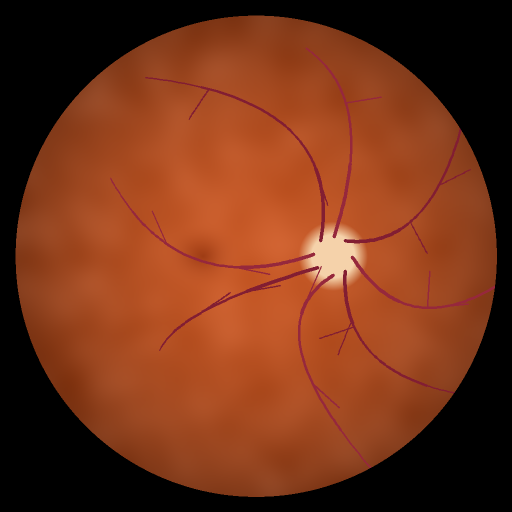
#> input picture optomap_3d_wrap/data/sample_synthetic_optomap.png, 1024 x 1024 px (shown at 1/2 size)
$ python run.py --input ../data/sample_synthetic_optomap.png
#> lines starting #> are read from the running program, lines starting #| are printed output that depends on the picture; after the words box and inside, x2 and y2 are one past the last pixel; in counts of white or black regions, pixels touching at a corner belong together
### optomap_3d_wrap/optomap3d/sphere_projection.py
"""Core math: reproject a 2D optomap (wide-field fundus) image onto a 3D eye globe.

An Optos-style optomap is (to a good approximation) an *azimuthal equidistant*
projection centered on the posterior pole: the distance of a pixel from the
image center is linearly proportional to the angle theta (measured from the
posterior pole / optical axis) that scan ray subtends at the eye, up to a
total field of view of ~200 degrees (i.e. theta_max = 100 degrees).

    r_pixels / R_pixels = theta / theta_max

That lets us invert the projection: for any direction (theta, phi) on the
eye globe we know exactly which source pixel to sample. We use that inverse
mapping to resample the flat image into an *equirectangular* image
(u = phi / 2pi, v = theta / pi), which is the texture layout a standard
lat/long UV sphere expects (and what Blender's "Sphere Projection" unwrap
produces), so the result can be applied straight onto a 3D globe.
"""
from __future__ import annotations

import numpy as np
import cv2


def find_fundus_circle(image: np.ndarray, thresh: int = 10) -> tuple[float, float, float]:
    """Auto-detect the circular imaged region (center + radius, in pixels).

    Optos exports are usually a circular fundus capture on a black
    background, sometimes with UI chrome around it. We threshold on
    brightness and take the largest connected blob's minimum enclosing
    circle. Falls back to "whole image inscribed circle" if nothing is
    found.
    """
    gray = cv2.cvtColor(image, cv2.COLOR_BGR2GRAY) if image.ndim == 3 else image
    _, mask = cv2.threshold(gray, thresh, 255, cv2.THRESH_BINARY)
    contours, _ = cv2.findContours(mask, cv2.RETR_EXTERNAL, cv2.CHAIN_APPROX_SIMPLE)
    if contours:
        largest = max(contours, key=cv2.contourArea)
        (cx, cy), r = cv2.minEnclosingCircle(largest)
        if r > 10:
            return float(cx), float(cy), float(r)
    h, w = gray.shape[:2]
    return w / 2.0, h / 2.0, min(w, h) / 2.0


def optomap_to_equirectangular(
    image: np.ndarray,
    fov_deg: float = 200.0,
    center: tuple[float, float] | None = None,
    radius: float | None = None,
    out_width: int = 2048,
    out_height: int = 1024,
) -> np.ndarray:
    """Inverse azimuthal-equidistant -> equirectangular resample.

    Parameters
    ----------
    image: source optomap image (H, W, 3), BGR (as read by cv2.imread)
    fov_deg: total angular field of view captured by the optomap (Optos
        widefield/optomap devices are commonly quoted at ~200 degrees)
    center, radius: pixel center and pixel radius of the imaged circle in
        `image`. Auto-detected via `find_fundus_circle` if not given.
    out_width, out_height: size of the output equirectangular canvas. Height
        maps theta in [0, pi] (only the top fov_deg/2/180 fraction will be
        filled, the rest is the unseen far side of the globe -> left black).
        Width maps phi in [0, 2*pi).

    Returns
    -------
    Equirectangular image, shape (out_height, out_width, 3), same dtype as
    input, with unfilled (unseen) pixels left at 0.
    """
    if center is None or radius is None:
        cx, cy, r = find_fundus_circle(image)
        center = center or (cx, cy)
        radius = radius or r

    cx, cy = center
    theta_max = np.radians(fov_deg / 2.0)

    v_idx, u_idx = np.meshgrid(
        np.arange(out_height, dtype=np.float32),
        np.arange(out_width, dtype=np.float32),
        indexing="ij",
    )
    theta = (v_idx / out_height) * np.pi
    phi = (u_idx / out_width) * 2.0 * np.pi

    valid = theta <= theta_max
    r_src = (theta / theta_max) * radius
    map_x = (cx + r_src * np.cos(phi)).astype(np.float32)
    map_y = (cy + r_src * np.sin(phi)).astype(np.float32)
    map_x[~valid] = -1.0
    map_y[~valid] = -1.0

    equirect = cv2.remap(
        image,
        map_x,
        map_y,
        interpolation=cv2.INTER_LINEAR,
        borderMode=cv2.BORDER_CONSTANT,
        borderValue=(0, 0, 0),
    )
    return equirect


def spherical_to_cartesian(theta: np.ndarray, phi: np.ndarray, radius: float = 1.0):
    """theta = angle from posterior pole (0..pi), phi = azimuth (0..2pi)."""
    x = radius * np.sin(theta) * np.cos(phi)
    y = radius * np.sin(theta) * np.sin(phi)
    z = -radius * np.cos(theta)
    return x, y, z

### optomap_3d_wrap/optomap3d/mesh.py
"""Build a lat/long UV sphere and export it (with the equirectangular optomap
texture already applied) as an OBJ+MTL that Blender / MeshLab / any viewer
can open directly -- no manual "Sphere Projection" unwrap step needed,
since the UVs are written out already matching the texture.
"""
from __future__ import annotations

import os
import numpy as np


def build_uv_sphere(radius: float = 12.0, lat_segments: int = 96, lon_segments: int = 192):
    """Returns (vertices, uvs, faces). v = theta/pi (0 = posterior pole),
    u = phi/2pi, matching optomap_to_equirectangular's layout.
    """
    thetas = np.linspace(0.0, np.pi, lat_segments + 1)
    phis = np.linspace(0.0, 2.0 * np.pi, lon_segments + 1)

    vertices = []
    uvs = []
    for i, theta in enumerate(thetas):
        for j, phi in enumerate(phis):
            x = radius * np.sin(theta) * np.cos(phi)
            y = radius * np.sin(theta) * np.sin(phi)
            z = -radius * np.cos(theta)
            vertices.append((x, y, z))
            uvs.append((j / lon_segments, 1.0 - i / lat_segments))

    faces = []
    row_stride = lon_segments + 1
    for i in range(lat_segments):
        for j in range(lon_segments):
            v00 = i * row_stride + j
            v01 = i * row_stride + (j + 1)
            v10 = (i + 1) * row_stride + j
            v11 = (i + 1) * row_stride + (j + 1)
            faces.append((v00, v10, v11))
            faces.append((v00, v11, v01))

    return np.array(vertices), np.array(uvs), faces


def export_obj(out_path: str, vertices, uvs, faces, texture_filename: str):
    base = os.path.splitext(out_path)[0]
    mtl_path = base + ".mtl"
    mtl_name = os.path.basename(mtl_path)
    material_name = "optomap_material"

    with open(mtl_path, "w") as f:
        f.write(f"newmtl {material_name}\n")
        f.write("Ka 1.000 1.000 1.000\n")
        f.write("Kd 1.000 1.000 1.000\n")
        f.write("Ks 0.000 0.000 0.000\n")
        f.write("d 1.0\n")
        f.write("illum 1\n")
        f.write(f"map_Kd {texture_filename}\n")

    with open(out_path, "w") as f:
        f.write(f"mtllib {mtl_name}\n")
        f.write("o eye_globe_retina\n")
        for x, y, z in vertices:
            f.write(f"v {x:.6f} {y:.6f} {z:.6f}\n")
        for u, v in uvs:
            f.write(f"vt {u:.6f} {v:.6f}\n")
        f.write(f"usemtl {material_name}\n")
        for a, b, c in faces:
            # OBJ indices are 1-based; texture index == vertex index here.
            f.write(f"f {a+1}/{a+1} {b+1}/{b+1} {c+1}/{c+1}\n")

### optomap_3d_wrap/optomap3d/preview_render.py
"""Quick-look 3D preview of the wrapped globe using matplotlib -- no Blender
or GPU renderer required. Good for sanity-checking the projection before
opening the OBJ in Blender for the full interactive 3D Wrap-style view.
"""
from __future__ import annotations

import os
import numpy as np
import cv2
import matplotlib

matplotlib.use("Agg")
import matplotlib.pyplot as plt  # noqa: E402

from .sphere_projection import spherical_to_cartesian


# Rendered as an open "bowl" (only the captured theta range), not a closed
# sphere: matplotlib's 3D surface has no real z-buffer, and a fully closed
# sphere self-occludes incorrectly with its painter's-algorithm depth sort.
# An open bowl has no back side to fight with, so it renders correctly from
# any angle.
VIEWS = {
    "fundus_en_face": (-89, -90),
    "oblique_wrap": (-35, -60),
    "profile": (-10, 0),
}


def render_preview(
    equirect_bgr: np.ndarray,
    out_dir: str,
    fov_deg: float = 200.0,
    radius: float = 12.0,
    lat_segments: int = 90,
    lon_segments: int = 180,
):
    os.makedirs(out_dir, exist_ok=True)

    theta_max = np.radians(fov_deg / 2.0)
    theta = np.linspace(0.0, theta_max, lat_segments + 1)
    phi = np.linspace(0.0, 2.0 * np.pi, lon_segments + 1)
    Theta, Phi = np.meshgrid(theta, phi, indexing="ij")
    X, Y, Z = spherical_to_cartesian(Theta, Phi, radius)

    rgb = cv2.cvtColor(equirect_bgr, cv2.COLOR_BGR2RGB).astype(np.float32) / 255.0
    h, w = rgb.shape[:2]

    theta_c = (theta[:-1] + theta[1:]) / 2
    phi_c = (phi[:-1] + phi[1:]) / 2
    Tc, Pc = np.meshgrid(theta_c, phi_c, indexing="ij")
    v_idx = np.clip((Tc / np.pi * h).astype(int), 0, h - 1)
    u_idx = np.clip((Pc / (2 * np.pi) * w).astype(int), 0, w - 1)
    face_colors = rgb[v_idx, u_idx]

    fig = plt.figure(figsize=(7, 7))
    ax = fig.add_subplot(111, projection="3d")
    ax.plot_surface(X, Y, Z, rstride=1, cstride=1, facecolors=face_colors, shade=False, antialiased=False)
    ax.set_box_aspect((1, 1, 1))
    ax.set_axis_off()

    written = []
    for name, (elev, azim) in VIEWS.items():
        ax.view_init(elev=elev, azim=azim)
        path = os.path.join(out_dir, f"preview_{name}.png")
        fig.savefig(path, dpi=150, bbox_inches="tight", facecolor="black")
        written.append(path)

    plt.close(fig)
    return written

### optomap_3d_wrap/optomap3d/run.py
"""CLI: project a 2D optomap-style image onto a 3D eye globe.

Usage
-----
    python -m optomap3d.run --input path/to/optomap.png --outdir out/

If --input is omitted, a synthetic sample image is generated first (see
optomap3d/synthetic_sample.py) so the pipeline can be demoed with no
external data.
"""
from __future__ import annotations

import argparse
import os

import cv2

from .sphere_projection import optomap_to_equirectangular, find_fundus_circle
from .mesh import build_uv_sphere, export_obj
from .preview_render import render_preview
from .synthetic_sample import generate_synthetic_optomap


def main():
    parser = argparse.ArgumentParser(description=__doc__)
    parser.add_argument("--input", default=None, help="Path to a 2D optomap image (PNG/JPG). Omit to use a generated synthetic sample.")
    parser.add_argument("--outdir", default="out", help="Directory to write outputs to.")
    parser.add_argument("--fov-deg", type=float, default=200.0, help="Total angular field of view of the source capture (Optos widefield ~200deg).")
    parser.add_argument("--eye-radius-mm", type=float, default=12.0, help="Approximate globe radius in mm (adult eye ~12mm axial radius) used for the exported mesh scale.")
    parser.add_argument("--equirect-width", type=int, default=2048)
    parser.add_argument("--equirect-height", type=int, default=1024)
    parser.add_argument("--lat-segments", type=int, default=96)
    parser.add_argument("--lon-segments", type=int, default=192)
    args = parser.parse_args()

    os.makedirs(args.outdir, exist_ok=True)

    if args.input is None:
        print("No --input given: generating a synthetic sample optomap (not real patient data).")
        image = generate_synthetic_optomap()
        args.input = os.path.join(args.outdir, "synthetic_input.png")
        cv2.imwrite(args.input, image)
    else:
        image = cv2.imread(args.input)
#> image is the input picture: shape (1024, 1024, 3); mean B, G, R 24.3, 51.6, 114.1
        if image is None:
            raise FileNotFoundError(f"Could not read image: {args.input}")

    cx, cy, r = find_fundus_circle(image)
#> in find_fundus_circle, `_, mask = cv2.threshold(gray, thresh, 255, cv2.THRESH_BINARY)`:
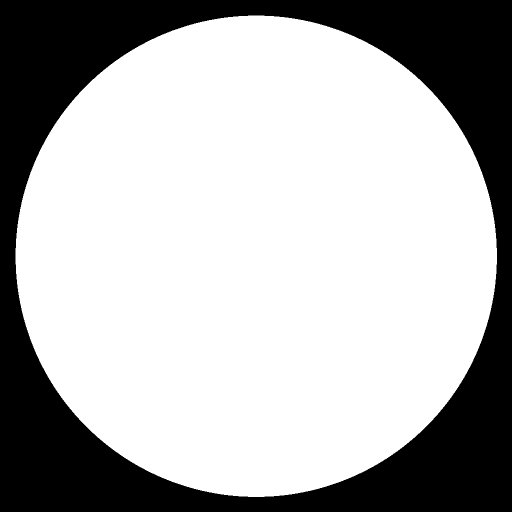
#> mask: shape (1024, 1024) (shown at 1/2 size); 69.4% white; 1 black region
#> in find_fundus_circle, `contours, _ = cv2.findContours(mask, cv2.RETR_EXTERNAL, cv2.CHAIN_APPR..`: contours = 1 contour; box (x1, y1, x2, y2) and area: (31, 31, 994, 994) 726396
#> in find_fundus_circle, `largest = max(contours, key=cv2.contourArea)`: largest = contour of 1368 points, box (x1, y1, x2, y2) (31, 31, 994, 994), area 726396
#> in find_fundus_circle, `(cx, cy), r = cv2.minEnclosingCircle(largest)`: cx = 512; r = 481.3
#> cx = 512; cy = 512; r = 481.3
    print(f"Detected fundus circle: center=({cx:.1f}, {cy:.1f}) radius={r:.1f}px")
#| Detected fundus circle: center=(512.0, 512.0) radius=481.3px

    equirect = optomap_to_equirectangular(
        image,
        fov_deg=args.fov_deg,
        center=(cx, cy),
        radius=r,
        out_width=args.equirect_width,
        out_height=args.equirect_height,
    )
#> in optomap_to_equirectangular, `map_y[~valid] = -1.0`:
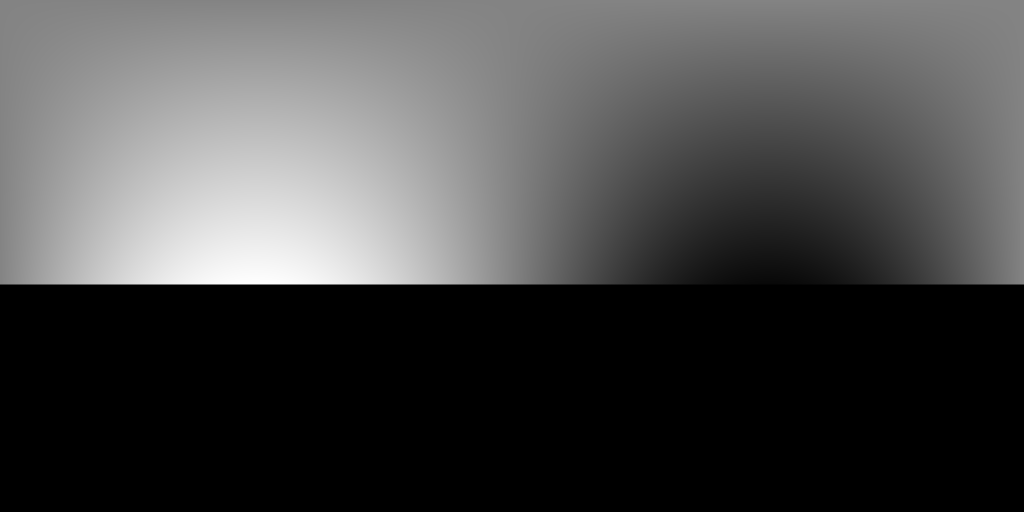
#> map_y: shape (1024, 2048) float32 (shown at 1/2 size); min -1, max 992.5, mean 284.1; drawn with min black and max white
#> in optomap_to_equirectangular, `equirect = cv2.remap( image, map_x, map_y, interpolation=cv2.INTER_LIN..`:
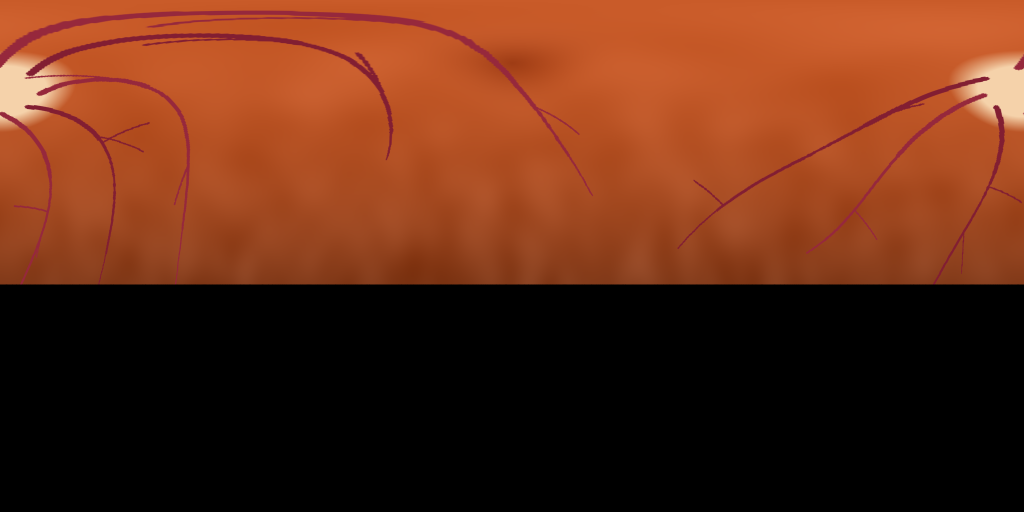
#> equirect: shape (1024, 2048, 3) (shown at 1/2 size); mean B, G, R 21.5, 44.4, 97.6
    texture_path = os.path.join(args.outdir, "equirect_texture.png")
    cv2.imwrite(texture_path, equirect)
    print(f"Wrote equirectangular texture: {texture_path}")

    vertices, uvs, faces = build_uv_sphere(
        radius=args.eye_radius_mm,
        lat_segments=args.lat_segments,
        lon_segments=args.lon_segments,
    )
    obj_path = os.path.join(args.outdir, "eye_globe.obj")
    export_obj(obj_path, vertices, uvs, faces, texture_filename=os.path.basename(texture_path))
    print(f"Wrote mesh: {obj_path} (+ .mtl). Import into Blender with File > Import > Wavefront (.obj).")

    previews = render_preview(equirect, args.outdir, fov_deg=args.fov_deg)
#> in render_preview, `rgb = cv2.cvtColor(equirect_bgr, cv2.COLOR_BGR2RGB).astype(np.float32)..`:
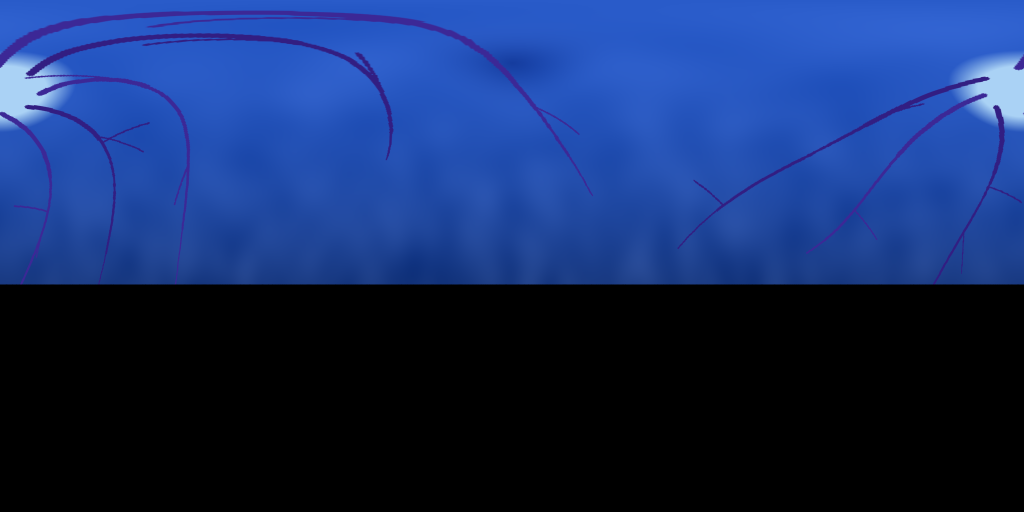
#> rgb: shape (1024, 2048, 3) float32 (shown at 1/2 size); mean B, G, R 0.383, 0.174, 0.0849
#> in render_preview, `face_colors = rgb[v_idx, u_idx]`:
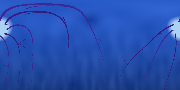
#> face_colors: shape (90, 180, 3) float32; mean B, G, R 0.689, 0.313, 0.152
#> in render_preview, `ax.plot_surface(X, Y, Z, rstride=1, cstride=1, facecolors=face_colors,..`:
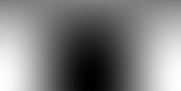
#> X: shape (91, 181) float64; min -12, max 12, mean 0.0444; drawn with min black and max white
#> in render_preview, `plt.close(fig)`:
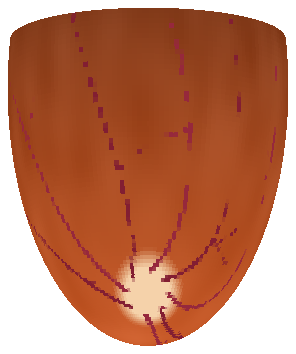
#> figure drawn by matplotlib, 1 panel
#> previews = ['out/preview_fundus_en_face.png', 'out/preview_oblique_wrap.png', 'out/preview_profile.png']
    print("Wrote preview renders:")
    for p in previews:
        print(f"  {p}")
#> this loop made 3 passes
#|   out/preview_fundus_en_face.png
#|   out/preview_oblique_wrap.png
#|   out/preview_profile.png


if __name__ == "__main__":
    main()
